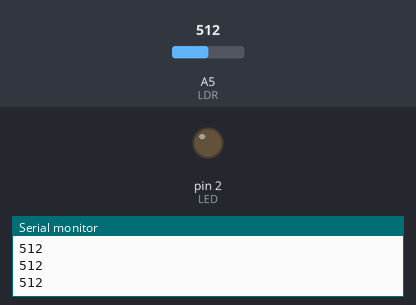
Bench run of a sketch on a simulated Arduino Uno, built with avr-gcc and run on an emulated ATmega328P. On the bench: output pins drawn as LEDs (lit = HIGH), the last lines printed to the serial monitor. The inputs (shaded band) are chosen by the test bench; at power-on: A5 (LDR) = 512.

Above: at 1.2 s.
1.3 s: A5 (LDR) set to 790
2.8 s: A5 (LDR) set to 816
At 4.0 s:
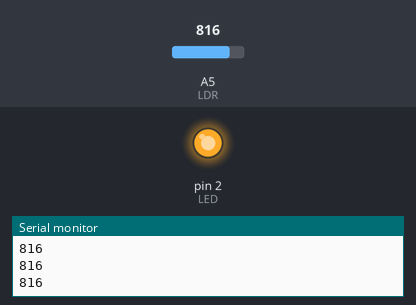
4.3 s: A5 (LDR) set to 716
At 5.3 s:
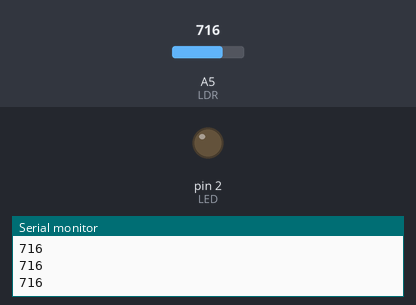
5.8 s: A5 (LDR) set to 810
At 6.6 s:
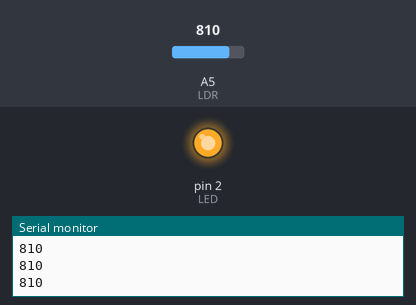
Timing chart, 0 to 8.3 s (numbered marks = the images above; inputs shaded):
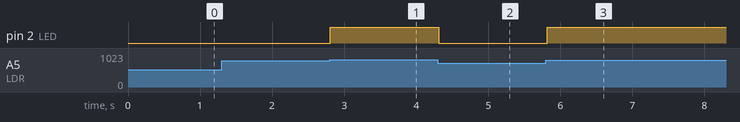

The sketch:

program.ino
```cpp
#define LDR A5
#define LED 2

void setup(){
  pinMode(LDR, INPUT);
  pinMode(LED, OUTPUT);
  Serial.begin(9600);
}

void loop(){
  int v = analogRead(A5);
  if (v > 800) {
	digitalWrite(LED, HIGH);
  } else {
    digitalWrite(LED, LOW);
  }
  Serial.println(v);
  delay(100);
}
```

Measured:
- the behaviour switches between 800 and 801 on A5 (LDR) (found by bisection; images 0 and 1)
- after the input at 2.8 s, pin 2 (LED): LOW → HIGH at once
- after the input at 4.3 s, pin 2 (LED): HIGH → LOW at once
- after the input at 5.8 s, pin 2 (LED): LOW → HIGH at once
